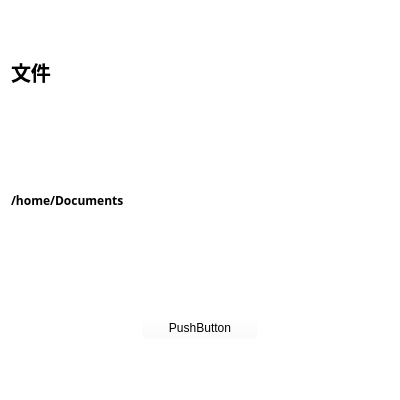
<?xml version="1.0" encoding="UTF-8"?>
<ui version="4.0">
 <class>HomeWidget</class>
 <widget class="QWidget" name="HomeWidget">
  <property name="geometry">
   <rect>
    <x>0</x>
    <y>0</y>
    <width>400</width>
    <height>400</height>
   </rect>
  </property>
  <property name="windowTitle">
   <string>Form</string>
  </property>
  <property name="styleSheet">
   <string notr="true">* {
	background-color: rgba(255, 255, 255, 0);
}</string>
  </property>
  <layout class="QVBoxLayout" name="verticalLayout">
   <item>
    <widget class="QLabel" name="label">
     <property name="font">
      <font>
       <family>等线 Light</family>
       <pointsize>15</pointsize>
       <weight>75</weight>
       <bold>true</bold>
      </font>
     </property>
     <property name="text">
      <string>文件</string>
     </property>
    </widget>
   </item>
   <item>
    <widget class="QLabel" name="label_2">
     <property name="font">
      <font>
       <family>微软雅黑</family>
       <pointsize>9</pointsize>
       <weight>75</weight>
       <bold>true</bold>
      </font>
     </property>
     <property name="text">
      <string>/home/Documents</string>
     </property>
     <property name="margin">
      <number>0</number>
     </property>
    </widget>
   </item>
   <item>
    <layout class="QGridLayout" name="gridLayout">
     <item row="0" column="0">
      <widget class="QWidget" name="widget" native="true">
       <layout class="QHBoxLayout" name="horizontalLayout">
        <item>
         <widget class="QCheckBox" name="checkBox">
          <property name="text">
           <string/>
          </property>
         </widget>
        </item>
        <item>
         <widget class="QPushButton" name="pushButton">
          <property name="text">
           <string>PushButton</string>
          </property>
         </widget>
        </item>
        <item>
         <widget class="QLabel" name="label_3">
          <property name="text">
           <string/>
          </property>
          <property name="pixmap">
           <pixmap resource="icons.qrc">:/assets/icons/file.svg</pixmap>
          </property>
         </widget>
        </item>
       </layout>
      </widget>
     </item>
    </layout>
   </item>
  </layout>
 </widget>
 <resources>
  <include location="icons.qrc"/>
 </resources>
 <connections/>
</ui>
